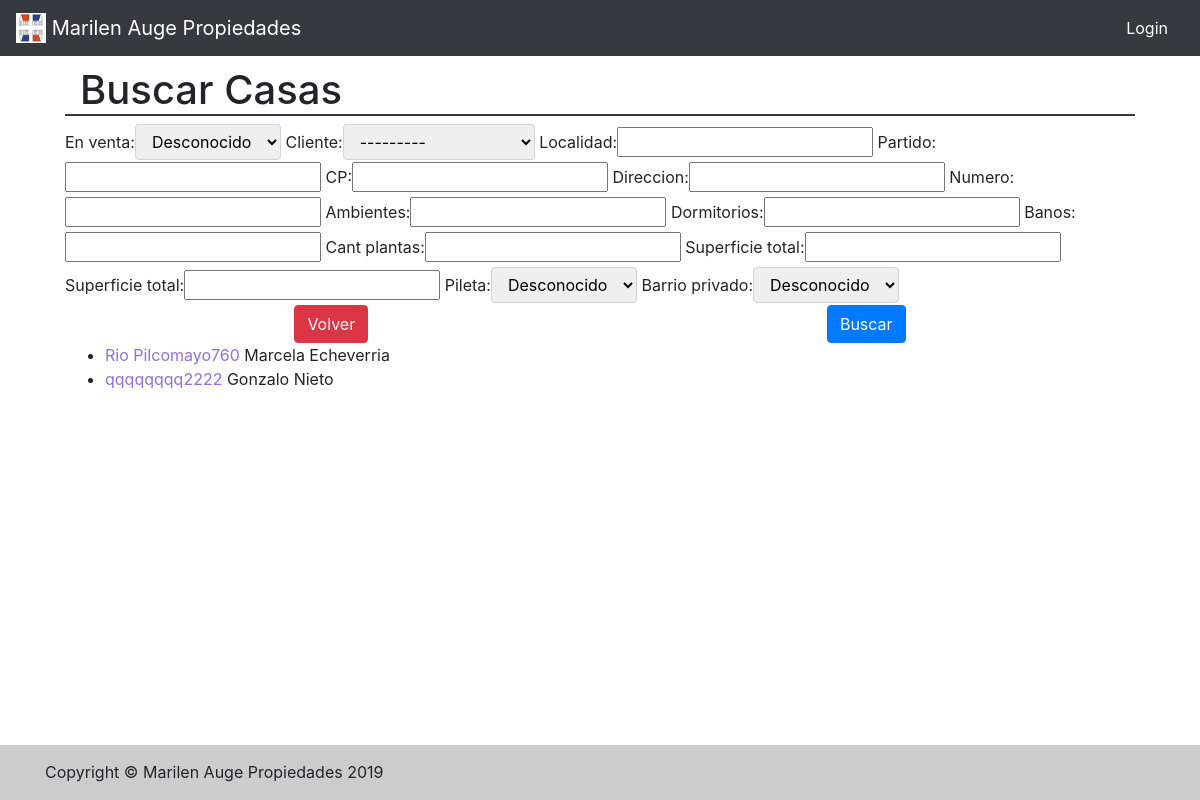
/buscar_casa/, run on the app's committed database.
### main/models.py (models this page shows, shortened)
class Propiedad(models.Model):
    cliente = models.ForeignKey(Cliente, on_delete=models.CASCADE)
    en_venta = models.BooleanField(blank=True)
    apto_credito = models.BooleanField()
    apto_profesional = models.BooleanField()
    CP = models.PositiveIntegerField()
    localidad = models.CharField(max_length=30)
    partido = models.CharField(max_length=30)
    direccion = models.CharField(max_length=30)
    entre = models.CharField(max_length=70, blank=True)
    numero = models.PositiveIntegerField()
    antiguedad = models.PositiveIntegerField(blank=True)
    plano = models.BooleanField()
    superficie_total = models.PositiveIntegerField()
    superficie_semicubierta = models.PositiveIntegerField()
    superficie_cubierta = models.PositiveIntegerField()
    superficie_descubierta = models.PositiveIntegerField()
    medida_frente = models.PositiveIntegerField(blank=True, default='')
    ambientes = models.PositiveIntegerField()
    dormitorios = models.PositiveIntegerField()
    banos = models.PositiveIntegerField()
    cochera = models.BooleanField()
    gas = models.BooleanField(blank=True)
    cloacas = models.BooleanField(blank=True)
    asfalto = models.BooleanField(blank=True)
    agua_corriente = models.BooleanField(blank=True)
    foto = models.ImageField(upload_to=upload_location, blank=True, null=True)
    publicada = models.DateField(default=timezone.now)
    descripcion = models.TextField(max_length=300, default='', blank=True)
    orientaciones = (
        ('n', 'Nor'),
        ('s', 'Sur'),
        ('e', 'Este'),
        ('o', 'Oeste'),
        ('no', 'Noroeste'),
        ('so', 'Sudoeste'),
    )
    zonificaciones = (
        ('u', 'Urbana'),
        ('r', 'Rural'),
        ('s', 'Semiurbana'),
    )
    orientacion = models.CharField(max_length=1, choices=orientaciones, blank=True, default='s',
                                   help_text='Orientacion del Inmueble')
    zonificacion = models.CharField(max_length=1, choices=zonificaciones, blank=True, default='c',
                                    help_text='Zonificacion del Inmueble')
    class Meta:
        verbose_name_plural = "propiedades"

class Casa(Propiedad):
    cant_plantas = models.PositiveIntegerField(blank=True)
    pileta = models.BooleanField(blank=True)
    barrio_privado = models.BooleanField(blank=True)

class Propiedad(models.Model):
    cliente = models.ForeignKey(Cliente, on_delete=models.CASCADE)
    en_venta = models.BooleanField(blank=True)
    apto_credito = models.BooleanField()
    apto_profesional = models.BooleanField()
    CP = models.PositiveIntegerField()
    localidad = models.CharField(max_length=30)
    partido = models.CharField(max_length=30)
    direccion = models.CharField(max_length=30)
    entre = models.CharField(max_length=70, blank=True)
    numero = models.PositiveIntegerField()
    antiguedad = models.PositiveIntegerField(blank=True)
    plano = models.BooleanField()
    superficie_total = models.PositiveIntegerField()
    superficie_semicubierta = models.PositiveIntegerField()
    superficie_cubierta = models.PositiveIntegerField()
    superficie_descubierta = models.PositiveIntegerField()
    medida_frente = models.PositiveIntegerField(blank=True, default='')
    ambientes = models.PositiveIntegerField()
    dormitorios = models.PositiveIntegerField()
    banos = models.PositiveIntegerField()
    cochera = models.BooleanField()
    gas = models.BooleanField(blank=True)
    cloacas = models.BooleanField(blank=True)
    asfalto = models.BooleanField(blank=True)
    agua_corriente = models.BooleanField(blank=True)
    foto = models.ImageField(upload_to=upload_location, blank=True, null=True)
    publicada = models.DateField(default=timezone.now)
    descripcion = models.TextField(max_length=300, default='', blank=True)
    orientaciones = (
        ('n', 'Nor'),
        ('s', 'Sur'),
        ('e', 'Este'),
        ('o', 'Oeste'),
        ('no', 'Noroeste'),
        ('so', 'Sudoeste'),
    )
    zonificaciones = (
        ('u', 'Urbana'),
        ('r', 'Rural'),
        ('s', 'Semiurbana'),
    )
    orientacion = models.CharField(max_length=1, choices=orientaciones, blank=True, default='s',
                                   help_text='Orientacion del Inmueble')
    zonificacion = models.CharField(max_length=1, choices=zonificaciones, blank=True, default='c',
                                    help_text='Zonificacion del Inmueble')
    class Meta:
        verbose_name_plural = "propiedades"

class Cliente(models.Model):
    nombre = models.CharField(max_length=30)
    apellido = models.CharField(max_length=30)
    busca_ambientes = models.PositiveIntegerField(null=True, blank=True, default=1)
    busca_precio = models.PositiveIntegerField(null=True, blank=True, default=1)
    busca_localidad = models.CharField(max_length=30, null=True, blank=True, default='San Miguel')
    class Meta:
        verbose_name_plural = "clientes"
    def __str__(self):
        return '%s %s' % (self.nombre, self.apellido)

### main/views.py (the view)
# urls.py: path('buscar_casa/', BuscarCasaView.as_view(), name='resultados_casa'),
class BuscarCasaView(ListView):
    model = Casa
    template_name = 'main/resultados_casa.html'
    def get_context_data(self, **kwargs):
        context = super().get_context_data(**kwargs)
        context['filter'] = FiltroCasa(self.request.GET, queryset=self.get_queryset())
        return context

### templates/main/resultados_casa.html (shortened to what this page needs)
{% extends 'main/base.html' %}
{% block breadcrumb %}  Buscar Casas{% endblock %}
{% block content %}
<form method="GET">
{{  filter.form  }}
    <div class="d-flex justify-content-around">
         <a class="btn btn-danger" href="../buscar">Volver </a>
        <button type="submit" class="btn btn-primary">Buscar</button>
    </div>
</form>
<ul>
  {% for casa in filter.qs %}
    <li>
    <a href="{%  url 'main:detalle_casa' casa.id %}">  {{ casa.direccion }}{{ casa.numero }}</a> {{ casa.cliente }}
    </li>
  {% endfor %}
</ul>
{% endblock %}

### static/css/app.css (style rules this page uses)
body { display: flex; flex-direction: column; min-height: 100vh; }
form select { padding:.375rem .75rem; border-radius:.25rem; border: 1px solid #ced4da; }
a { color:mediumpurple; }

### data on the page
Casa: direccion "Rio Pilcomayo", numero "760", cliente "Marcela Echeverria"
Casa: direccion "qqqqqqqq", numero "2222", cliente "Gonzalo Nieto"
